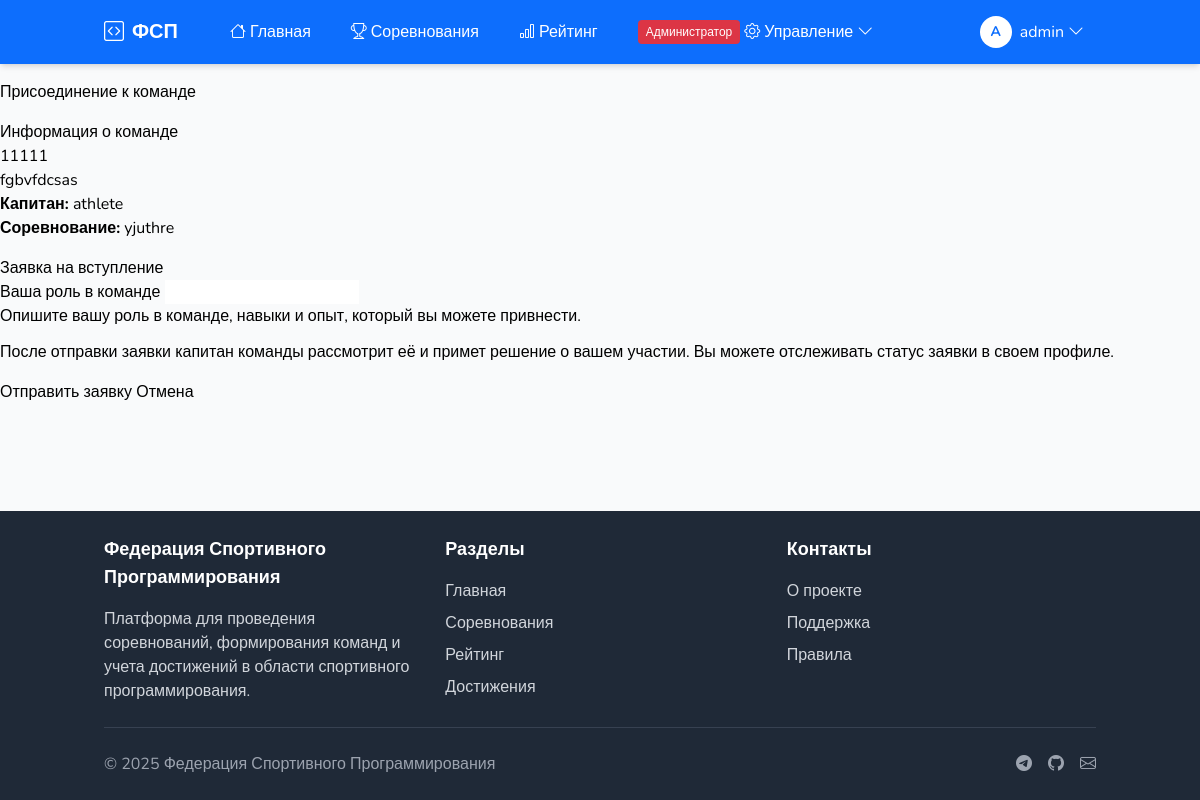
Screenshot of /teams/join/1 (signed in) with the database file from the repository.
### app/models.py (models this page shows, shortened)
class User(UserMixin, db.Model):
    __tablename__ = 'users'
    id = db.Column(db.Integer, primary_key=True)
    username = db.Column(db.String(64), unique=True, index=True)
    email = db.Column(db.String(120), unique=True, index=True)
    password_hash = db.Column(db.String(128))
    role = db.Column(db.String(30), default=UserRole.ATHLETE)
    region_id = db.Column(db.Integer, db.ForeignKey('regions.id'))
    created_at = db.Column(db.DateTime, default=datetime.utcnow)
    rating_points = db.Column(db.Integer, default=0)
    competitions_count = db.Column(db.Integer, default=0)
    wins_count = db.Column(db.Integer, default=0)
    last_competition_date = db.Column(db.DateTime)
    theme = db.Column(db.String(20), default='light')  # Тема интерфейса
    notification_settings = db.Column(db.JSON)  # JSON с настройками уведомлений
    region = db.relationship('Region', backref='users')
    teams_as_captain = db.relationship('Team', backref='captain', lazy='dynamic',
                                       foreign_keys='Team.captain_id')
    team_memberships = db.relationship('TeamMember', backref='user', lazy='dynamic')
    organized_competitions = db.relationship('Competition', backref='organizer', lazy='dynamic',
                                             foreign_keys='Competition.organizer_id')
    results = db.relationship('Result', backref='user', lazy='dynamic',
                              foreign_keys='Result.user_id')
    @property
    def password(self):
        raise AttributeError('Пароль не является читаемым атрибутом')

class Team(db.Model):
    __tablename__ = 'teams'
    id = db.Column(db.Integer, primary_key=True)
    name = db.Column(db.String(100), nullable=False)
    captain_id = db.Column(db.Integer, db.ForeignKey('users.id'))
    competition_id = db.Column(db.Integer, db.ForeignKey('competitions.id'))
    status = db.Column(db.String(20), default=TeamStatus.FORMING)
    needs_members = db.Column(db.Boolean, default=False)
    description = db.Column(db.Text)
    logo_url = db.Column(db.String(200))  # URL логотипа команды
    created_at = db.Column(db.DateTime, default=datetime.utcnow)
    updated_at = db.Column(db.DateTime, default=datetime.utcnow, onupdate=datetime.utcnow)
    members = db.relationship('TeamMember', backref='team', lazy='dynamic')
    result = db.relationship('Result', backref='team', uselist=False)

class Competition(db.Model):
    __tablename__ = 'competitions'
    id = db.Column(db.Integer, primary_key=True)
    name = db.Column(db.String(100), nullable=False)
    description = db.Column(db.Text)
    discipline = db.Column(db.String(30), nullable=False)
    format = db.Column(db.String(30), nullable=False)
    status = db.Column(db.String(20), default=CompetitionStatus.DRAFT)
    start_date = db.Column(db.DateTime, nullable=False)
    end_date = db.Column(db.DateTime, nullable=False)
    registration_start = db.Column(db.DateTime, nullable=False)
    registration_end = db.Column(db.DateTime, nullable=False)
    max_participants = db.Column(db.Integer)
    is_team_competition = db.Column(db.Boolean, default=True)
    organizer_id = db.Column(db.Integer, db.ForeignKey('users.id'))
    location = db.Column(db.String(200))  # Если есть физическое место проведения
    requirements = db.Column(db.Text)  # Технические требования
    prizes = db.Column(db.Text)  # Информация о призах
    logo_url = db.Column(db.String(200))  # URL логотипа соревнования
    website = db.Column(db.String(200))  # Внешний сайт соревнования
    created_at = db.Column(db.DateTime, default=datetime.utcnow)
    updated_at = db.Column(db.DateTime, default=datetime.utcnow, onupdate=datetime.utcnow)
    regions = db.relationship('Region',
                              secondary=competition_regions,
                              backref=db.backref('competitions', lazy='dynamic'))
    teams = db.relationship('Team', backref='competition', lazy='dynamic')
    results = db.relationship('Result', backref='competition', lazy='dynamic')

### app/routes/teams.py (the view, shortened to what this page needs)
@teams.route('/join/<int:id>', methods=['GET', 'POST'])
@login_required
def join(id):
    team = Team.query.get_or_404(id)
    if not team.needs_members or team.status != TeamStatus.FORMING:
        flash('Эта команда не набирает новых участников.', 'danger')
        return redirect(url_for('teams.view', id=id))
    existing_member = TeamMember.query.filter_by(team_id=id, user_id=current_user.id).first()
    if existing_member:
        flash('Вы уже являетесь участником этой команды.', 'warning')
        return redirect(url_for('teams.view', id=id))
    form = TeamMemberForm()
    return render_template('teams/join.html', form=form, team=team)

### app/forms.py
class TeamMemberForm(FlaskForm):
    role_description = StringField('Ваша роль в команде', validators=[DataRequired(), Length(max=100)])
    submit = SubmitField('Отправить заявку')

### app/models.py (called while the page is built)
@login_manager.user_loader
def load_user(user_id):
    return User.query.get(int(user_id))

### app/templates/teams/join.html (shortened to what this page needs)
{% extends "base.html" %}
{% block content %}
<div class="row">
    <div class="col-md-8 mx-auto">
        <h1 class="mb-4">Присоединение к команде</h1>
        <div class="card mb-4">
            <div class="card-header">
                <h5 class="mb-0">Информация о команде</h5>
            </div>
            <div class="card-body">
                <h4>{{ team.name }}</h4>
                <p>{{ team.description }}</p>
                <p><strong>Капитан:</strong> {{ team.captain.username }}</p>
                <p><strong>Соревнование:</strong> {{ team.competition.name }}</p>
            </div>
        </div>
        <div class="card">
            <div class="card-header">
                <h5 class="mb-0">Заявка на вступление</h5>
            </div>
            <div class="card-body">
                <form method="POST" action="{{ url_for('teams.join', id=team.id) }}">
                    <div class="mb-3">
                        {{ form.role_description.label(class="form-label") }}
                        {{ form.role_description(class="form-control") }}
                        <div class="form-text">Опишите вашу роль в команде, навыки и опыт, который вы можете привнести.</div>
                    </div>
                    <div class="alert alert-info mb-4">
                        <p class="mb-0">
                            После отправки заявки капитан команды рассмотрит её и примет решение о вашем участии.
                            Вы можете отслеживать статус заявки в своем профиле.
                        </p>
                    </div>
                    <div class="d-grid gap-2">
                        {{ form.submit(class="btn btn-primary") }}
                        <a href="{{ url_for('teams.view', id=team.id) }}" class="btn btn-outline-secondary">Отмена</a>
                    </div>
                </form>
            </div>
        </div>
    </div>
</div>
{% endblock %}

### app/templates/base.html (shortened to what this page needs)
<!DOCTYPE html>
<html lang="ru">
<head>
    <script src="https://cdn.tailwindcss.com"></script>
    <link rel="stylesheet" href="https://cdn.jsdelivr.net/npm/bootstrap-icons@1.8.0/font/bootstrap-icons.css">
</head>
<body class="flex flex-col min-h-screen bg-gray-50">
    <nav class="sticky top-0 bg-primary shadow-md z-10">
        <div class="container mx-auto px-4">
            <div class="flex items-center justify-between h-16">
                <div class="flex items-center">
                    <a href="{{ url_for('auth.index') }}" class="flex items-center text-white font-bold text-xl">
                        <i class="bi bi-code-square mr-2"></i>
                        <span>ФСП</span>
                    </a>
                </div>
                <div class="hidden md:flex items-center justify-between w-full ml-10">
                    <div class="flex space-x-4">
                        <a href="{{ url_for('auth.index') }}" class="flex items-center text-white hover:text-gray-200 px-3 py-2 rounded-md">
                            <i class="bi bi-house mr-1"></i> Главная
                        </a>
                        <a href="{{ url_for('competitions.list') }}" class="flex items-center text-white hover:text-gray-200 px-3 py-2 rounded-md">
                            <i class="bi bi-trophy mr-1"></i> Соревнования
                        </a>
                        <a href="{{ url_for('rating.athletes') }}" class="flex items-center text-white hover:text-gray-200 px-3 py-2 rounded-md">
                            <i class="bi bi-bar-chart mr-1"></i> Рейтинг
                        </a>
                        {% if current_user.is_authenticated %}
                            {% if current_user.role in ['fsp_admin', 'regional_representative'] %}
                            <div class="relative" x-data="{ open: false }">
                                <button @click="open = !open" class="flex items-center text-white hover:text-gray-200 px-3 py-2 rounded-md">
                                    {% if current_user.role == 'fsp_admin' %}
                                    <span class="bg-danger text-white text-xs px-2 py-1 rounded mr-1">Администратор</span>
                                    {% else %}
                                    <span class="bg-info text-white text-xs px-2 py-1 rounded mr-1">Представитель</span>
                                    {% endif %}
                                    <i class="bi bi-gear mr-1"></i> Управление
                                    <i class="bi bi-chevron-down ml-1"></i>
                                </button>
                            </div>
                            {% endif %}
                        {% endif %}
                    </div>
                    <div class="flex items-center">
                        {% if current_user.is_authenticated %}
                        <div class="relative" x-data="{ open: false }">
                            <button @click="open = !open" class="flex items-center text-white hover:text-gray-200 px-3 py-2 rounded-md">
                                <div class="avatar-sm bg-white text-primary mr-2">
                                    {{ current_user.username[0] | upper }}
                                </div>
                                {{ current_user.username }}
                                <i class="bi bi-chevron-down ml-1"></i>
                            </button>
                        </div>
                        {% endif %}
                    </div>
                </div>
            </div>
        </div>
    </nav>
    <main class="flex-grow">
        {% block content %}{% endblock %}
    </main>
    <footer class="bg-gray-800 text-white py-6 mt-12">
        <div class="container mx-auto px-4">
            <div class="grid grid-cols-1 md:grid-cols-3 gap-8">
                <div>
                    <h5 class="text-lg font-semibold mb-4">Федерация Спортивного Программирования</h5>
                    <p class="text-gray-300">Платформа для проведения соревнований, формирования команд и учета достижений в области спортивного программирования.</p>
                </div>
                <div>
                    <h5 class="text-lg font-semibold mb-4">Разделы</h5>
                    <ul class="space-y-2">
                        <li><a href="{{ url_for('auth.index') }}" class="text-gray-300 hover:text-white">Главная</a></li>
                        <li><a href="{{ url_for('competitions.list') }}" class="text-gray-300 hover:text-white">Соревнования</a></li>
                        <li><a href="{{ url_for('rating.athletes') }}" class="text-gray-300 hover:text-white">Рейтинг</a></li>
                        <li><a href="{{ url_for('rating.achievements') }}" class="text-gray-300 hover:text-white">Достижения</a></li>
                    </ul>
                </div>
                <div>
                    <h5 class="text-lg font-semibold mb-4">Контакты</h5>
                    <ul class="space-y-2">
                        <li><a href="#" class="text-gray-300 hover:text-white">О проекте</a></li>
                        <li><a href="#" class="text-gray-300 hover:text-white">Поддержка</a></li>
                        <li><a href="#" class="text-gray-300 hover:text-white">Правила</a></li>
                    </ul>
                </div>
            </div>
            <hr class="border-gray-700 my-6">
            <div class="flex flex-col md:flex-row justify-between items-center">
                <span class="text-gray-400">© 2025 Федерация Спортивного Программирования</span>
                <div class="flex space-x-4 mt-4 md:mt-0">
                    <a href="#" class="text-gray-400 hover:text-white"><i class="bi bi-telegram"></i></a>
                    <a href="#" class="text-gray-400 hover:text-white"><i class="bi bi-github"></i></a>
                    <a href="#" class="text-gray-400 hover:text-white"><i class="bi bi-envelope"></i></a>
                </div>
            </div>
        </div>
    </footer>
</body>
</html>

### rows the page displays
User: username "A", username "admin"
Team: name "11111", description "fgbvfdcsas"
User: captain.username "athlete"
Competition: competition.name "yjuthre"
